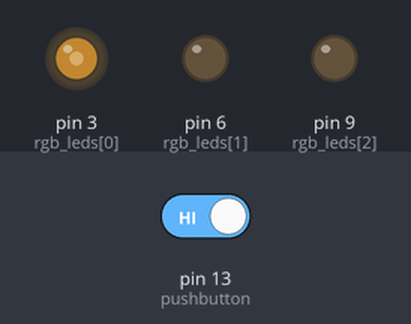
Bench run of a sketch on a simulated Arduino Uno, built with avr-gcc and run on an emulated ATmega328P. Parts: output pins drawn as LEDs (lit = HIGH). The inputs (shaded band) are chosen by the test bench; at power-on: pin 13 (pushbutton) HIGH. Random numbers use the default seed unless the sketch sets one.

Above: at 1.2 s.
1.3 s: pin 13 (pushbutton) driven LOW
At 1.95 s:
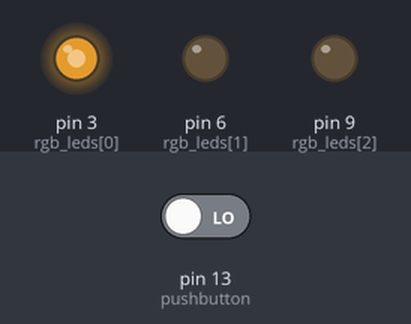
24.3 s: pin 13 (pushbutton) driven HIGH
At 24.53 s:
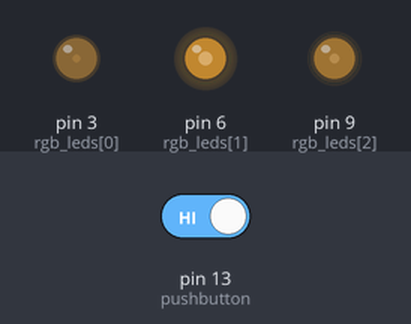
35.8 s: pin 13 (pushbutton) driven LOW
At 40.1 s:
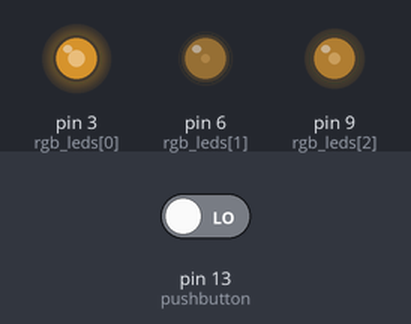
47.3 s: pin 13 (pushbutton) driven HIGH
58.8 s: pin 13 (pushbutton) driven LOW
Timing chart, 0 to 89.6 s (numbered marks = the images above; inputs shaded):
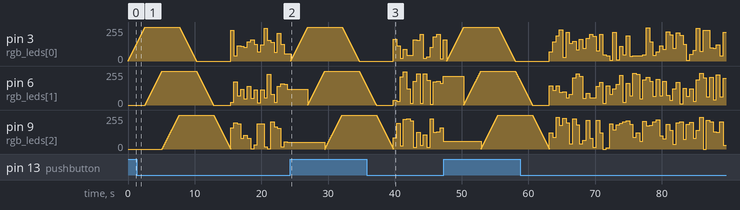

The sketch:

RGB_LED_1.ino
```cpp
// RGB LED Awesomeness

//                  r  g  b
int rgb_leds[3] = { 3, 6, 9 };

const int pushbutton = 13;
const int delay_time = 10;

int pushed = HIGH;
int r, g, b;

void setup() {
    // RGB LED pins
    for ( int i = 0; i <= 2; i++ ) {
      pinMode( rgb_leds[i], OUTPUT );
    }

    // Pushbutton input pin
    pinMode( pushbutton, INPUT_PULLUP );
}

void loop() {

    // Read button input
    pushed = digitalRead( pushbutton );

    if (pushed == HIGH) {

        // Lift each LED color from 0 to 255 over a delay period
        for ( int led = 0; led <= 2; led++ ) {
            for ( int val = 0; val <= 255; val++ ) {
                analogWrite( rgb_leds[ led ], val );
                delay( delay_time );
            }
        }
        // Reduce each LED color from 255 to 0 over a delay period
        for ( int led = 0; led <= 2; led++ ) {
            for ( int val = 255; val >= 0; val-- ) {
                analogWrite( rgb_leds[ led ], val );
                delay( delay_time );
            }
        }

    } else {
        // Randomly draw a color each 100 ms
        int val;
        for ( int led = 0; led <= 2; led++ ) {
            val = random( 0, 255 );
            analogWrite( rgb_leds[ led ], val );
        }

        delay( 500 );
    }
}
```
